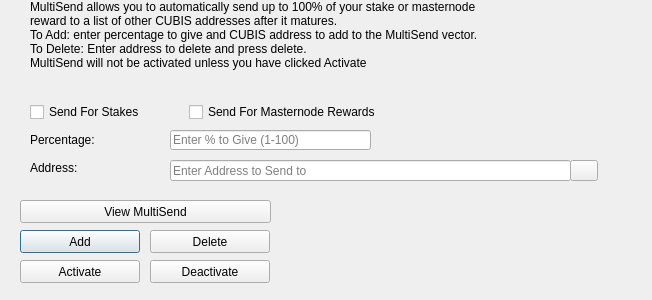
<?xml version="1.0" encoding="UTF-8"?>
<ui version="4.0">
 <class>MultiSendDialog</class>
 <widget class="QDialog" name="MultiSendDialog">
  <property name="windowModality">
   <enum>Qt::NonModal</enum>
  </property>
  <property name="geometry">
   <rect>
    <x>0</x>
    <y>0</y>
    <width>652</width>
    <height>300</height>
   </rect>
  </property>
  <property name="windowTitle">
   <string>MultiSend</string>
  </property>
  <widget class="QLineEdit" name="multiSendPercentEdit">
   <property name="geometry">
    <rect>
     <x>170</x>
     <y>130</y>
     <width>201</width>
     <height>20</height>
    </rect>
   </property>
   <property name="toolTip">
    <string>Enter whole numbers 1 - 100</string>
   </property>
   <property name="placeholderText">
    <string>Enter % to Give (1-100)</string>
   </property>
  </widget>
  <widget class="QLineEdit" name="multiSendAddressEdit">
   <property name="geometry">
    <rect>
     <x>170</x>
     <y>160</y>
     <width>401</width>
     <height>21</height>
    </rect>
   </property>
   <property name="toolTip">
    <string/>
   </property>
   <property name="placeholderText">
    <string>Enter Address to Send to</string>
   </property>
  </widget>
  <widget class="QLabel" name="label_2">
   <property name="geometry">
    <rect>
     <x>30</x>
     <y>0</y>
     <width>451</width>
     <height>121</height>
    </rect>
   </property>
   <property name="lineWidth">
    <number>1</number>
   </property>
   <property name="text">
    <string>MultiSend allows you to automatically send up to 100% of your stake or masternode reward to a list of other CUBIS addresses after it matures.
To Add: enter percentage to give and CUBIS address to add to the MultiSend vector.
To Delete: Enter address to delete and press delete.
MultiSend will not be activated unless you have clicked Activate</string>
   </property>
   <property name="alignment">
    <set>Qt::AlignLeading|Qt::AlignLeft|Qt::AlignTop</set>
   </property>
   <property name="wordWrap">
    <bool>true</bool>
   </property>
  </widget>
  <widget class="QLabel" name="message">
   <property name="geometry">
    <rect>
     <x>290</x>
     <y>200</y>
     <width>351</width>
     <height>91</height>
    </rect>
   </property>
   <property name="text">
    <string/>
   </property>
  </widget>
  <widget class="QPushButton" name="addButton">
   <property name="geometry">
    <rect>
     <x>20</x>
     <y>230</y>
     <width>120</width>
     <height>23</height>
    </rect>
   </property>
   <property name="toolTip">
    <string/>
   </property>
   <property name="statusTip">
    <string>Add to MultiSend Vector</string>
   </property>
   <property name="text">
    <string>Add</string>
   </property>
  </widget>
  <widget class="QPushButton" name="disableButton">
   <property name="geometry">
    <rect>
     <x>150</x>
     <y>260</y>
     <width>120</width>
     <height>23</height>
    </rect>
   </property>
   <property name="statusTip">
    <string>Deactivate MultiSend</string>
   </property>
   <property name="text">
    <string>Deactivate</string>
   </property>
  </widget>
  <widget class="QPushButton" name="addressBookButton">
   <property name="geometry">
    <rect>
     <x>570</x>
     <y>160</y>
     <width>28</width>
     <height>21</height>
    </rect>
   </property>
   <property name="toolTip">
    <string>Choose an address from the address book</string>
   </property>
   <property name="text">
    <string/>
   </property>
   <property name="icon">
    <iconset resource="../cubis.qrc">
     <normaloff>:/icons/address-book</normaloff>:/icons/address-book</iconset>
   </property>
   <property name="shortcut">
    <string>Alt+A</string>
   </property>
   <property name="autoDefault">
    <bool>false</bool>
   </property>
  </widget>
  <widget class="QLabel" name="label">
   <property name="geometry">
    <rect>
     <x>30</x>
     <y>130</y>
     <width>121</width>
     <height>20</height>
    </rect>
   </property>
   <property name="toolTip">
    <string>Percentage of stake to send</string>
   </property>
   <property name="text">
    <string>Percentage:</string>
   </property>
  </widget>
  <widget class="QLabel" name="label_5">
   <property name="geometry">
    <rect>
     <x>30</x>
     <y>160</y>
     <width>111</width>
     <height>16</height>
    </rect>
   </property>
   <property name="toolTip">
    <string>Address to send portion of stake to</string>
   </property>
   <property name="text">
    <string>Address:</string>
   </property>
  </widget>
  <widget class="QPushButton" name="deleteButton">
   <property name="geometry">
    <rect>
     <x>150</x>
     <y>230</y>
     <width>120</width>
     <height>23</height>
    </rect>
   </property>
   <property name="toolTip">
    <string/>
   </property>
   <property name="statusTip">
    <string>Delete Address From MultiSend Vector</string>
   </property>
   <property name="text">
    <string>Delete</string>
   </property>
  </widget>
  <widget class="QPushButton" name="activateButton">
   <property name="geometry">
    <rect>
     <x>20</x>
     <y>260</y>
     <width>120</width>
     <height>23</height>
    </rect>
   </property>
   <property name="statusTip">
    <string>Activate MultiSend</string>
   </property>
   <property name="text">
    <string>Activate</string>
   </property>
  </widget>
  <widget class="QPushButton" name="viewButton">
   <property name="geometry">
    <rect>
     <x>20</x>
     <y>200</y>
     <width>251</width>
     <height>23</height>
    </rect>
   </property>
   <property name="toolTip">
    <string/>
   </property>
   <property name="statusTip">
    <string>View MultiSend Vector</string>
   </property>
   <property name="text">
    <string>View MultiSend</string>
   </property>
  </widget>
  <widget class="QWidget" name="horizontalLayoutWidget">
   <property name="geometry">
    <rect>
     <x>30</x>
     <y>100</y>
     <width>351</width>
     <height>24</height>
    </rect>
   </property>
   <layout class="QHBoxLayout" name="horizontalLayout">
    <item>
     <widget class="QCheckBox" name="multiSendStakeCheckBox">
      <property name="text">
       <string>Send For Stakes</string>
      </property>
     </widget>
    </item>
    <item>
     <widget class="QCheckBox" name="multiSendMasternodeCheckBox">
      <property name="text">
       <string>Send For Masternode Rewards</string>
      </property>
     </widget>
    </item>
   </layout>
  </widget>
 </widget>
 <resources>
  <include location="../cubis.qrc"/>
 </resources>
 <connections/>
</ui>
